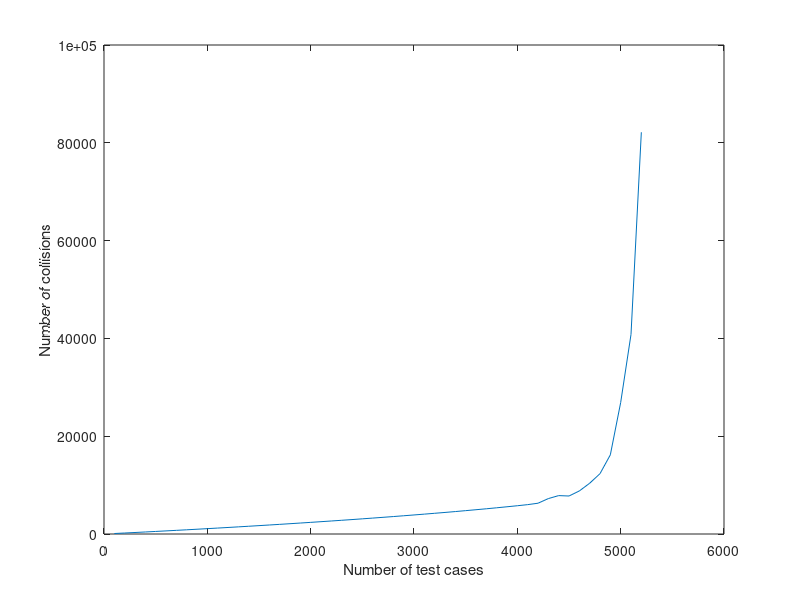
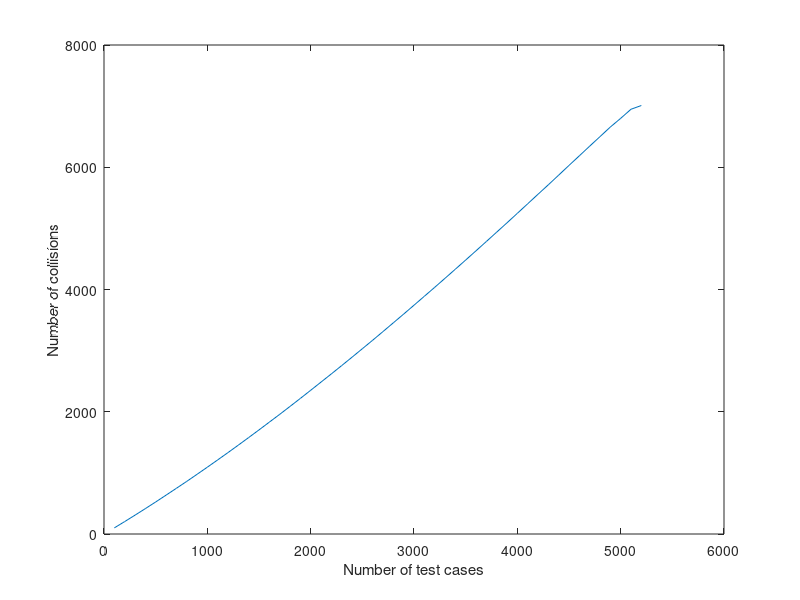
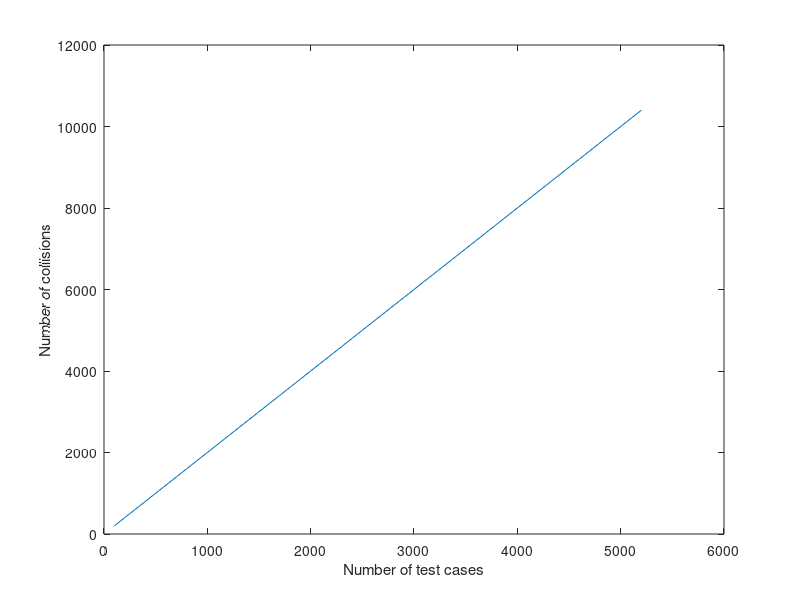

Recreate these plots in MATLAB, in order.
data1 = [100,203,308,415,524,635,747,861,977,1095,1215,1336,1460,1585,1713,1842,1973,2107,2243,2380,2521,2662,2806,2952,3103,3255,3411,3569,3731,3896,4064,4236,4410,4590,4777,4967,5159,5361,5569,5781,6006,6295,7243,7854,7769,8804,10381,12339,16189,26883,40808,82157,
100,203,308,415,524,635,747,860,976,1093,1212,1332,1454,1578,1703,1830,1957,2087,2218,2351,2485,2619,2755,2892,3031,3170,3312,3455,3598,3743,3889,4035,4183,4332,4482,4633,4785,4938,5091,5246,5402,5558,5713,5871,6030,6187,6345,6501,6658,6800,6949,7010,
200,400,600,800,1000,1200,1400,1600,1800,2000,2200,2400,2600,2800,3000,3200,3400,3600,3800,4000,4200,4400,4600,4800,5000,5200,5400,5600,5800,6000,6200,6400,6600,6800,7000,7200,7400,7600,7800,8000,8200,8400,8600,8800,9000,9200,9400,9600,9800,10000,10200,10400];

[m,n] = size(data1);
testNum = zeros(1,n);
for i = 1:n
    testNum(i) = i * 100;
end

figure,
for i = 1:3
%     subplot(1,3,i)
    figure,
    plot(testNum, data1(i,:));
    xlabel("Number of test cases");
    ylabel("Number of collisions");
end
